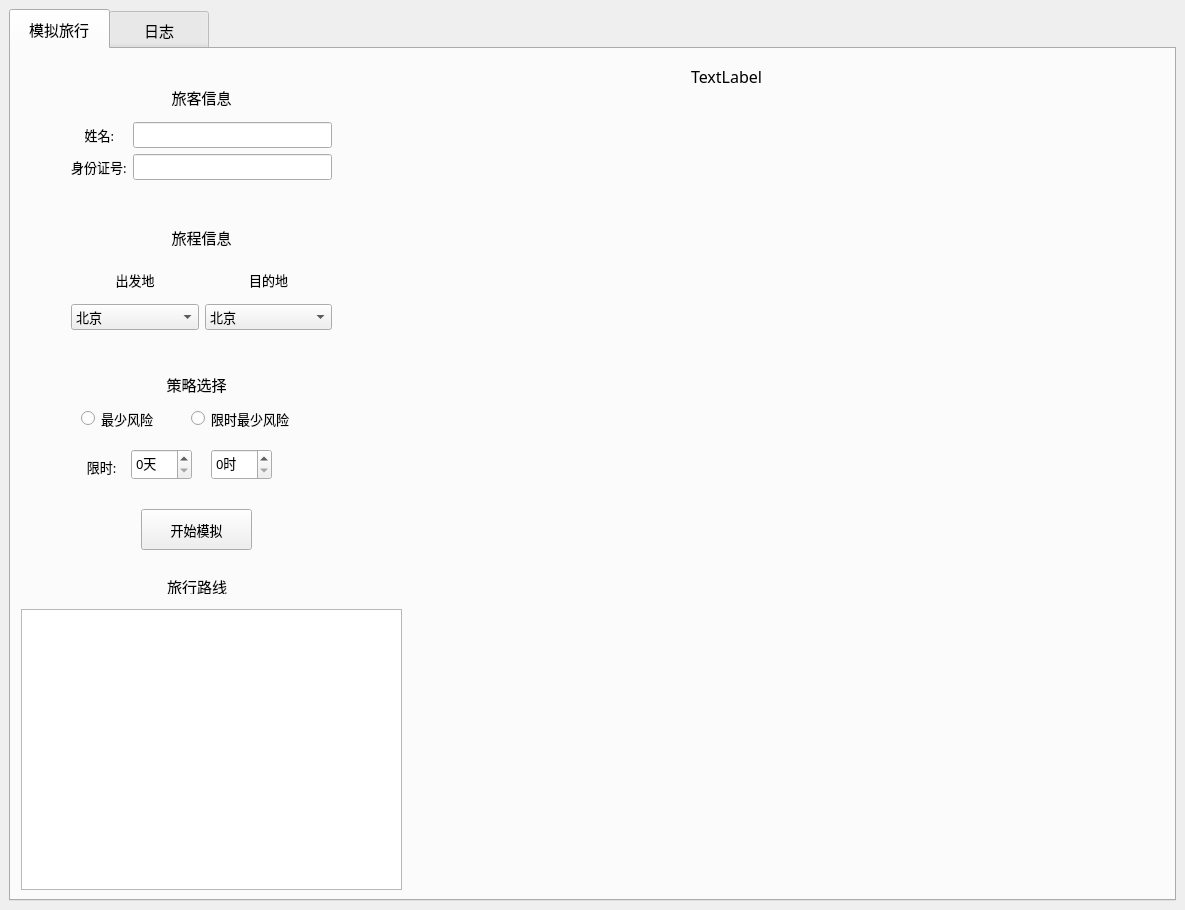
<?xml version="1.0" encoding="UTF-8"?>
<ui version="4.0">
 <class>MainWindow</class>
 <widget class="QMainWindow" name="MainWindow">
  <property name="geometry">
   <rect>
    <x>0</x>
    <y>0</y>
    <width>1185</width>
    <height>910</height>
   </rect>
  </property>
  <property name="font">
   <font>
    <family>新宋体</family>
    <pointsize>11</pointsize>
   </font>
  </property>
  <property name="windowTitle">
   <string>COVID-19安全旅行模拟系统</string>
  </property>
  <widget class="QWidget" name="centralwidget">
   <layout class="QGridLayout" name="mainGridLayout">
    <item row="0" column="0">
     <widget class="QTabWidget" name="tabWidget">
      <property name="font">
       <font>
        <family>新宋体</family>
        <pointsize>11</pointsize>
       </font>
      </property>
      <property name="styleSheet">
       <string notr="true">QTabBar::tab{width:100}
QTabBar::tab{height:40}</string>
      </property>
      <property name="currentIndex">
       <number>0</number>
      </property>
      <widget class="QWidget" name="main">
       <attribute name="title">
        <string>模拟旅行</string>
       </attribute>
       <widget class="QWidget" name="gridLayoutWidget">
        <property name="geometry">
         <rect>
          <x>60</x>
          <y>30</y>
          <width>261</width>
          <height>101</height>
         </rect>
        </property>
        <layout class="QGridLayout" name="travelerGridLayout">
         <item row="1" column="0">
          <widget class="QLabel" name="nameLabel">
           <property name="font">
            <font>
             <family>新宋体</family>
             <pointsize>10</pointsize>
            </font>
           </property>
           <property name="text">
            <string>    姓名:</string>
           </property>
          </widget>
         </item>
         <item row="3" column="0">
          <widget class="QLabel" name="idLabel1">
           <property name="font">
            <font>
             <family>新宋体</family>
             <pointsize>10</pointsize>
            </font>
           </property>
           <property name="text">
            <string>身份证号:</string>
           </property>
          </widget>
         </item>
         <item row="3" column="1">
          <widget class="QLineEdit" name="idLineEdit1">
           <property name="font">
            <font>
             <family>新宋体</family>
             <pointsize>10</pointsize>
            </font>
           </property>
          </widget>
         </item>
         <item row="1" column="1">
          <widget class="QLineEdit" name="nameLineEdit">
           <property name="font">
            <font>
             <family>新宋体</family>
             <pointsize>10</pointsize>
            </font>
           </property>
          </widget>
         </item>
         <item row="0" column="0" colspan="2">
          <widget class="QLabel" name="infoLabel">
           <property name="font">
            <font>
             <family>新宋体</family>
             <pointsize>11</pointsize>
            </font>
           </property>
           <property name="text">
            <string>旅客信息</string>
           </property>
           <property name="alignment">
            <set>Qt::AlignCenter</set>
           </property>
          </widget>
         </item>
        </layout>
       </widget>
       <widget class="QWidget" name="gridLayoutWidget_2">
        <property name="geometry">
         <rect>
          <x>60</x>
          <y>170</y>
          <width>261</width>
          <height>111</height>
         </rect>
        </property>
        <layout class="QGridLayout" name="InfoGridLayout">
         <item row="2" column="1">
          <widget class="QLabel" name="destinationLabel">
           <property name="font">
            <font>
             <family>新宋体</family>
             <pointsize>10</pointsize>
            </font>
           </property>
           <property name="text">
            <string>目的地</string>
           </property>
           <property name="alignment">
            <set>Qt::AlignCenter</set>
           </property>
          </widget>
         </item>
         <item row="3" column="1">
          <widget class="QComboBox" name="destinationCombo">
           <property name="font">
            <font>
             <family>新宋体</family>
             <pointsize>10</pointsize>
            </font>
           </property>
           <property name="currentText">
            <string>北京</string>
           </property>
           <item>
            <property name="text">
             <string>北京</string>
            </property>
           </item>
           <item>
            <property name="text">
             <string>天津</string>
            </property>
           </item>
           <item>
            <property name="text">
             <string>石家庄</string>
            </property>
           </item>
           <item>
            <property name="text">
             <string>济南</string>
            </property>
           </item>
           <item>
            <property name="text">
             <string>太原</string>
            </property>
           </item>
           <item>
            <property name="text">
             <string>郑州</string>
            </property>
           </item>
           <item>
            <property name="text">
             <string>合肥</string>
            </property>
           </item>
           <item>
            <property name="text">
             <string>南京</string>
            </property>
           </item>
           <item>
            <property name="text">
             <string>上海</string>
            </property>
           </item>
           <item>
            <property name="text">
             <string>西安</string>
            </property>
           </item>
           <item>
            <property name="text">
             <string>武汉</string>
            </property>
           </item>
           <item>
            <property name="text">
             <string>重庆</string>
            </property>
           </item>
           <item>
            <property name="text">
             <string>成都</string>
            </property>
           </item>
           <item>
            <property name="text">
             <string>杭州</string>
            </property>
           </item>
           <item>
            <property name="text">
             <string>兰州</string>
            </property>
           </item>
          </widget>
         </item>
         <item row="0" column="0" colspan="2">
          <widget class="QLabel" name="travelLabel">
           <property name="font">
            <font>
             <family>新宋体</family>
             <pointsize>11</pointsize>
            </font>
           </property>
           <property name="text">
            <string>旅程信息</string>
           </property>
           <property name="alignment">
            <set>Qt::AlignCenter</set>
           </property>
          </widget>
         </item>
         <item row="2" column="0">
          <widget class="QLabel" name="originLabel">
           <property name="font">
            <font>
             <family>新宋体</family>
             <pointsize>10</pointsize>
            </font>
           </property>
           <property name="text">
            <string>出发地</string>
           </property>
           <property name="alignment">
            <set>Qt::AlignCenter</set>
           </property>
          </widget>
         </item>
         <item row="3" column="0">
          <widget class="QComboBox" name="originCombo">
           <property name="font">
            <font>
             <family>新宋体</family>
             <pointsize>10</pointsize>
            </font>
           </property>
           <item>
            <property name="text">
             <string>北京</string>
            </property>
           </item>
           <item>
            <property name="text">
             <string>天津</string>
            </property>
           </item>
           <item>
            <property name="text">
             <string>石家庄</string>
            </property>
           </item>
           <item>
            <property name="text">
             <string>济南</string>
            </property>
           </item>
           <item>
            <property name="text">
             <string>太原</string>
            </property>
           </item>
           <item>
            <property name="text">
             <string>郑州</string>
            </property>
           </item>
           <item>
            <property name="text">
             <string>合肥</string>
            </property>
           </item>
           <item>
            <property name="text">
             <string>南京</string>
            </property>
           </item>
           <item>
            <property name="text">
             <string>上海</string>
            </property>
           </item>
           <item>
            <property name="text">
             <string>西安</string>
            </property>
           </item>
           <item>
            <property name="text">
             <string>武汉</string>
            </property>
           </item>
           <item>
            <property name="text">
             <string>重庆</string>
            </property>
           </item>
           <item>
            <property name="text">
             <string>成都</string>
            </property>
           </item>
           <item>
            <property name="text">
             <string>杭州</string>
            </property>
           </item>
           <item>
            <property name="text">
             <string>兰州</string>
            </property>
           </item>
          </widget>
         </item>
        </layout>
       </widget>
       <widget class="QLabel" name="strategyLabel">
        <property name="geometry">
         <rect>
          <x>140</x>
          <y>320</y>
          <width>91</width>
          <height>31</height>
         </rect>
        </property>
        <property name="font">
         <font>
          <family>新宋体</family>
          <pointsize>11</pointsize>
         </font>
        </property>
        <property name="text">
         <string>策略选择</string>
        </property>
        <property name="alignment">
         <set>Qt::AlignCenter</set>
        </property>
       </widget>
       <widget class="QSpinBox" name="hourSpin">
        <property name="geometry">
         <rect>
          <x>200</x>
          <y>400</y>
          <width>61</width>
          <height>31</height>
         </rect>
        </property>
        <property name="font">
         <font>
          <family>新宋体</family>
          <pointsize>10</pointsize>
         </font>
        </property>
        <property name="alignment">
         <set>Qt::AlignLeading|Qt::AlignLeft|Qt::AlignVCenter</set>
        </property>
        <property name="suffix">
         <string>时</string>
        </property>
        <property name="maximum">
         <number>23</number>
        </property>
       </widget>
       <widget class="QSpinBox" name="daySpin">
        <property name="geometry">
         <rect>
          <x>120</x>
          <y>400</y>
          <width>61</width>
          <height>31</height>
         </rect>
        </property>
        <property name="font">
         <font>
          <family>新宋体</family>
          <pointsize>10</pointsize>
         </font>
        </property>
        <property name="suffix">
         <string>天</string>
        </property>
        <property name="maximum">
         <number>6</number>
        </property>
       </widget>
       <widget class="QLabel" name="timeLimitLabel">
        <property name="geometry">
         <rect>
          <x>70</x>
          <y>410</y>
          <width>41</width>
          <height>16</height>
         </rect>
        </property>
        <property name="font">
         <font>
          <family>新宋体</family>
          <pointsize>10</pointsize>
         </font>
        </property>
        <property name="text">
         <string>限时:</string>
        </property>
        <property name="alignment">
         <set>Qt::AlignCenter</set>
        </property>
       </widget>
       <widget class="QPushButton" name="startButton">
        <property name="geometry">
         <rect>
          <x>130</x>
          <y>460</y>
          <width>111</width>
          <height>41</height>
         </rect>
        </property>
        <property name="font">
         <font>
          <family>新宋体</family>
          <pointsize>10</pointsize>
         </font>
        </property>
        <property name="text">
         <string>开始模拟</string>
        </property>
       </widget>
       <widget class="QLabel" name="routeLabel">
        <property name="geometry">
         <rect>
          <x>150</x>
          <y>530</y>
          <width>72</width>
          <height>15</height>
         </rect>
        </property>
        <property name="font">
         <font>
          <family>新宋体</family>
          <pointsize>11</pointsize>
         </font>
        </property>
        <property name="text">
         <string>旅行路线</string>
        </property>
        <property name="alignment">
         <set>Qt::AlignCenter</set>
        </property>
       </widget>
       <widget class="QTextBrowser" name="routeTextBrowser">
        <property name="geometry">
         <rect>
          <x>10</x>
          <y>560</y>
          <width>381</width>
          <height>281</height>
         </rect>
        </property>
       </widget>
       <widget class="QRadioButton" name="strategyRadioButton1">
        <property name="geometry">
         <rect>
          <x>70</x>
          <y>360</y>
          <width>101</width>
          <height>19</height>
         </rect>
        </property>
        <property name="font">
         <font>
          <family>新宋体</family>
          <pointsize>10</pointsize>
         </font>
        </property>
        <property name="text">
         <string>最少风险</string>
        </property>
       </widget>
       <widget class="QRadioButton" name="strategyRadioButton2">
        <property name="geometry">
         <rect>
          <x>180</x>
          <y>360</y>
          <width>131</width>
          <height>19</height>
         </rect>
        </property>
        <property name="font">
         <font>
          <family>新宋体</family>
          <pointsize>10</pointsize>
         </font>
        </property>
        <property name="text">
         <string>限时最少风险</string>
        </property>
       </widget>
       <widget class="QLabel" name="timeLabel">
        <property name="geometry">
         <rect>
          <x>680</x>
          <y>20</y>
          <width>72</width>
          <height>15</height>
         </rect>
        </property>
        <property name="font">
         <font>
          <family>新宋体</family>
          <pointsize>12</pointsize>
         </font>
        </property>
        <property name="text">
         <string>TextLabel</string>
        </property>
       </widget>
      </widget>
      <widget class="QWidget" name="log">
       <attribute name="title">
        <string>日志</string>
       </attribute>
       <layout class="QGridLayout" name="logGridLayout" rowstretch="1,10,1,1,1" columnstretch="1,6,1">
        <item row="0" column="1">
         <widget class="QLabel" name="logLabel">
          <property name="font">
           <font>
            <family>新宋体</family>
            <pointsize>11</pointsize>
           </font>
          </property>
          <property name="text">
           <string>系统日志</string>
          </property>
          <property name="alignment">
           <set>Qt::AlignCenter</set>
          </property>
         </widget>
        </item>
        <item row="2" column="1">
         <widget class="QLabel" name="stateSearchLabel">
          <property name="font">
           <font>
            <family>新宋体</family>
            <pointsize>11</pointsize>
           </font>
          </property>
          <property name="text">
           <string>旅客状态查询</string>
          </property>
          <property name="alignment">
           <set>Qt::AlignCenter</set>
          </property>
         </widget>
        </item>
        <item row="4" column="0">
         <widget class="QLabel" name="stateSearchIDLabel">
          <property name="font">
           <font>
            <family>新宋体</family>
            <pointsize>10</pointsize>
           </font>
          </property>
          <property name="text">
           <string>身份证号:</string>
          </property>
          <property name="alignment">
           <set>Qt::AlignRight|Qt::AlignTrailing|Qt::AlignVCenter</set>
          </property>
         </widget>
        </item>
        <item row="4" column="1">
         <widget class="QLineEdit" name="stateSearchIDLineEdit">
          <property name="font">
           <font>
            <family>新宋体</family>
            <pointsize>10</pointsize>
           </font>
          </property>
         </widget>
        </item>
        <item row="4" column="2">
         <widget class="QPushButton" name="stateSearchButton">
          <property name="font">
           <font>
            <family>新宋体</family>
            <pointsize>10</pointsize>
           </font>
          </property>
          <property name="text">
           <string>开始查询</string>
          </property>
         </widget>
        </item>
        <item row="3" column="1">
         <widget class="QTextBrowser" name="stateSearchTextBrowser"/>
        </item>
        <item row="1" column="1">
         <widget class="QTextBrowser" name="logTextBrowser">
          <property name="maximumSize">
           <size>
            <width>1500</width>
            <height>16777215</height>
           </size>
          </property>
         </widget>
        </item>
       </layout>
      </widget>
     </widget>
    </item>
   </layout>
  </widget>
 </widget>
 <resources/>
 <connections/>
</ui>
